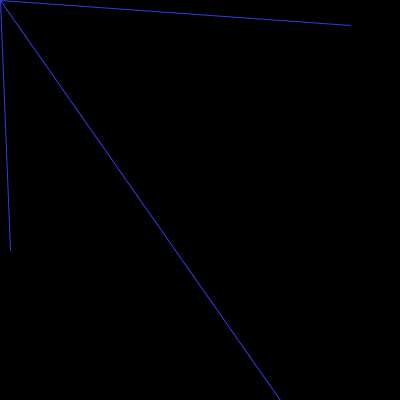
Frame 1 (no input)
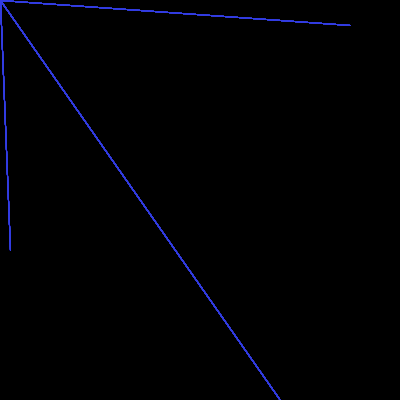
Frame 60 (the mouse pressed at the canvas centre just before this capture)
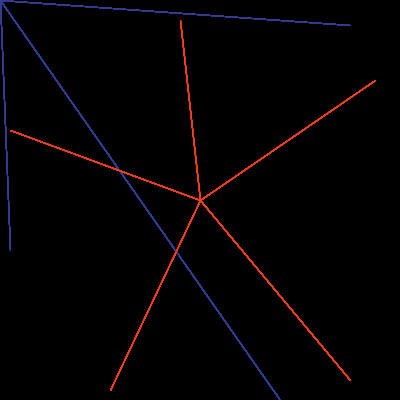
Frame 120 (the mouse held since frame 60 and released just before this capture)

The Processing sketch that drew these frames (run headless with seeded random() and noise(); from frame 60 on, the mouse is pressed at the canvas centre):

// Processing sketch: processing_8231
// ── processing_8231.pde

//底圖顏色//線顏色
void setup() {
  size(400, 400);
  stroke(50,250,50);
  background(0,0,0);
} 
//if...如果...
void draw() {
  if (mousePressed == true){
    stroke(250,60,30);
    line(180, 20, mouseX, mouseY);
    line(375, 80, mouseX, mouseY);
    line(350, 380, mouseX, mouseY);
    line(110, 390, mouseX, mouseY);
    line(10, 130, mouseX, mouseY);
    //遮蓋
    noStroke();
    //變暗
    fill(0,2); 
    ellipse( mouseX, mouseY,1000,1000);
  }
  //else...不然...
  else {
    stroke(50,60,230);
    line(10, 250, mouseX, mouseY);
    line(350, 25, mouseX, mouseY);
    line(280, 400, mouseX, mouseY);
    //遮蓋
    noStroke();
    //變暗
    fill(0,2);
    //變白
    //fill(255,2);
    ellipse( mouseX, mouseY,1500,1500);
  }
}
